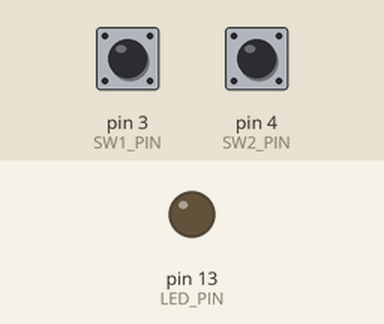
This sketch was run on a simulated Arduino Uno, built with avr-gcc and run on an emulated ATmega328P. Parts: output pins drawn as LEDs (lit = HIGH). Inputs (shaded band) come from the test bench; at power-on: pin 3 (SW1_PIN) HIGH, pin 4 (SW2_PIN) HIGH.

Above: at 1.2 s.
1.3 s: pin 3 (SW1_PIN) pulled LOW for 0.15 s
At 1.37 s:
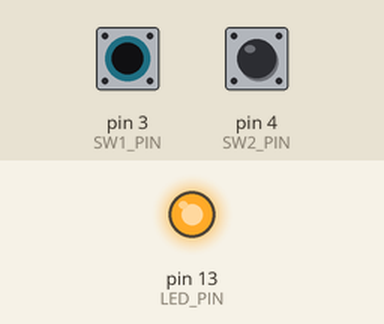
2.9 s: pin 3 (SW1_PIN) pulled LOW for 3.2 s
At 7.2 s:
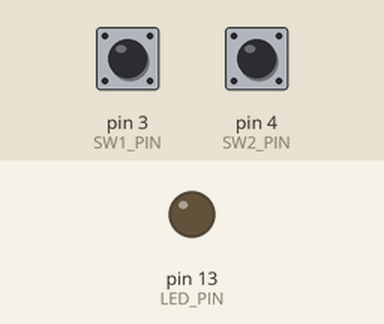
7.6 s: pin 4 (SW2_PIN) pulled LOW for 3.2 s
At 8.4 s:
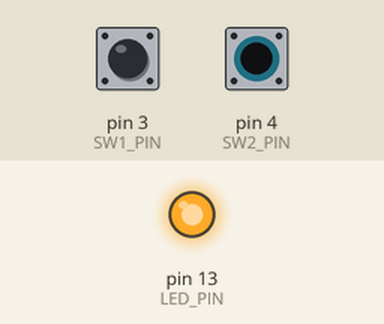
Timing chart, 0 to 12.3 s (numbered marks = the images above; inputs shaded):
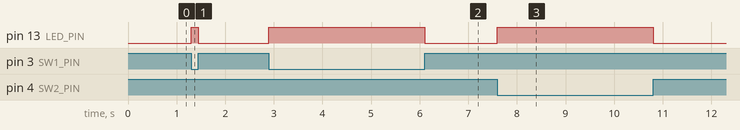

The sketch:

hatten2-2-2.ino
```cpp
const int SW1_PIN = 3;
const int SW2_PIN = 4;
const int LED_PIN = 13;
int sw1;
int sw2;
void setup() {
  pinMode(SW1_PIN,INPUT);
  pinMode(SW2_PIN,INPUT);
  pinMode(LED_PIN,OUTPUT);
}

// the loop function runs over and over again forever
void loop() {
  sw1=digitalRead(SW1_PIN);
  sw2=digitalRead(SW2_PIN);
  if(sw1==LOW&&sw2==LOW){//1,1
    digitalWrite(LED_PIN,HIGH);
  }
  if(sw1==LOW&&sw2==HIGH){//1,0
    digitalWrite(LED_PIN,HIGH);
  }
  if(sw1==HIGH&&sw2==LOW){//0,1
    digitalWrite(LED_PIN,HIGH);
  }
  if(sw1==HIGH&&sw2==HIGH){//0,0
    digitalWrite(LED_PIN,LOW);
  }
}
```

Measured:
- after the input at 1.3 s, pin 13 (LED_PIN): LOW → HIGH at once, → LOW 0.15 s later
- after the input at 2.9 s, pin 13 (LED_PIN): LOW → HIGH at once, → LOW 3.2 s later
- after the input at 7.6 s, pin 13 (LED_PIN): LOW → HIGH at once, → LOW 3.2 s later
